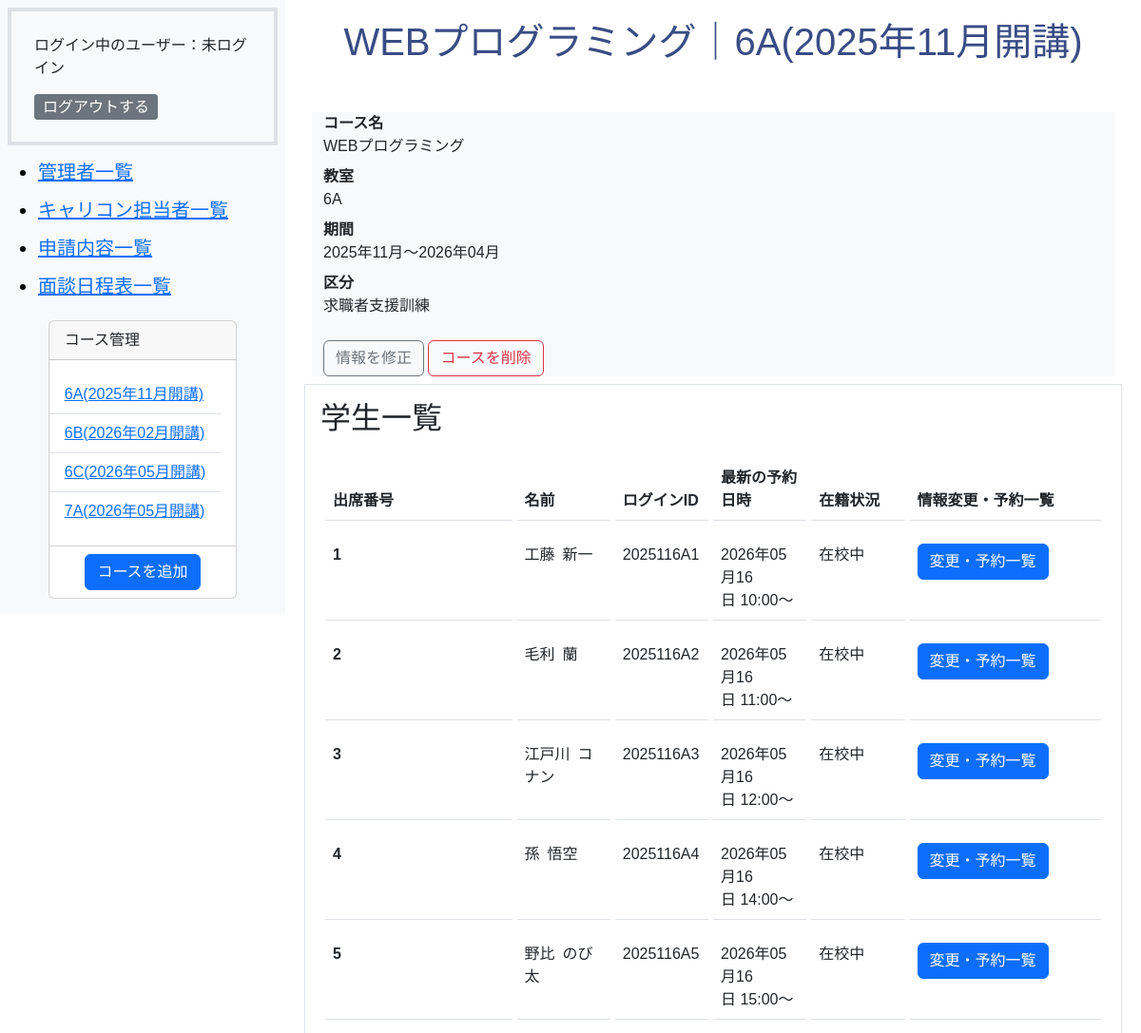
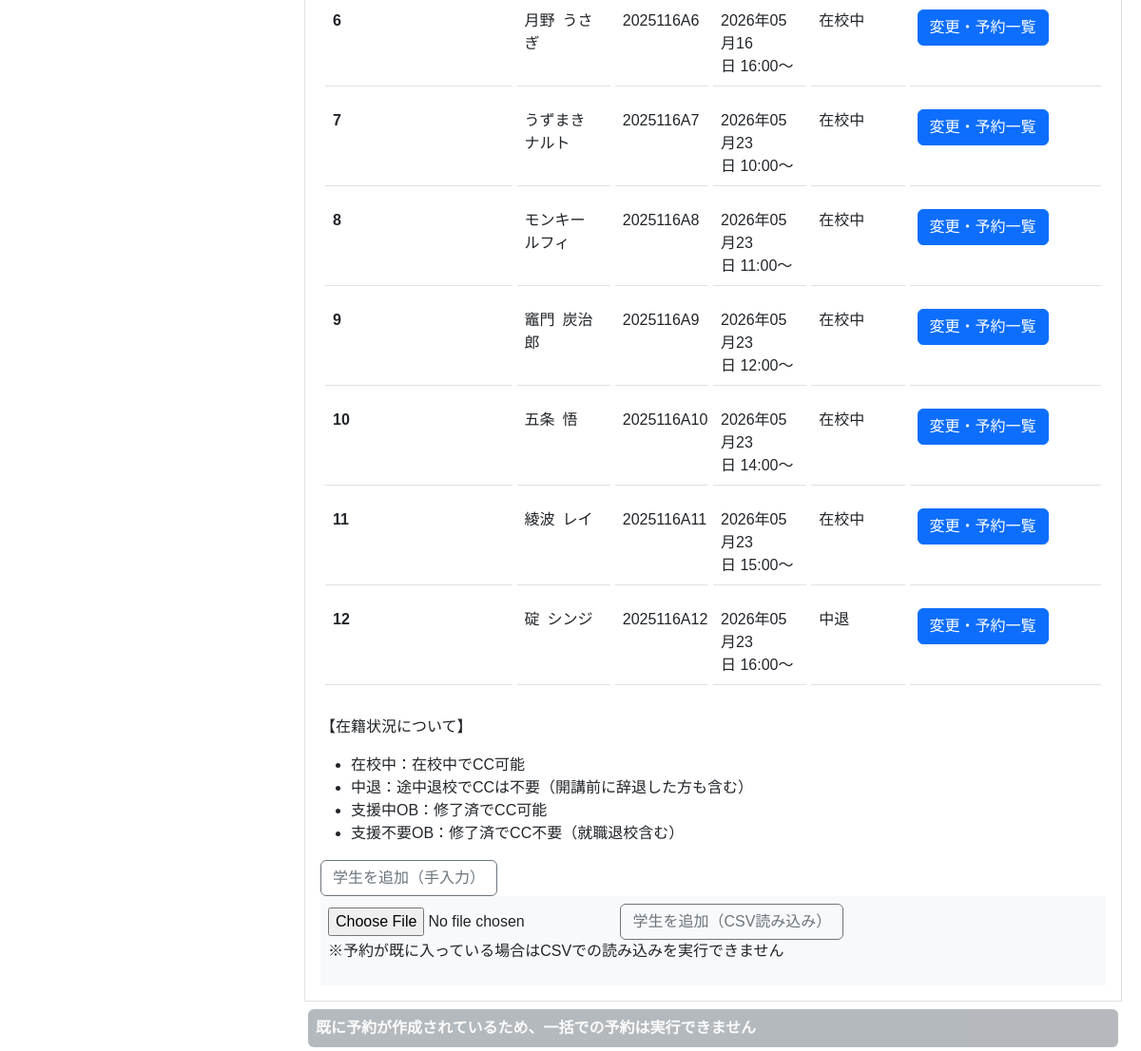
The page /admin/student.php?course_id=1 on the database its author committed (2 pictures, top to bottom).
### tables this page shows
CREATE TABLE `m_courses` (
  `id` int(11) NOT NULL,
  `name` varchar(255) NOT NULL,
  `start_date` date NOT NULL,
  `end_date` date NOT NULL,
  `course_type` int(11) NOT NULL,
  `classroom_id` int(11) NOT NULL,
  `is_deleted` tinyint(1) NOT NULL DEFAULT 0,
  `created_at` datetime NOT NULL DEFAULT current_timestamp(),
  `updated_at` datetime NOT NULL DEFAULT current_timestamp() ON UPDATE current_timestamp()
);

CREATE TABLE `m_classrooms` (
  `id` int(11) NOT NULL,
  `name` varchar(255) NOT NULL,
  `created_at` datetime NOT NULL DEFAULT current_timestamp(),
  `updated_at` datetime NOT NULL DEFAULT current_timestamp() ON UPDATE current_timestamp()
);

CREATE TABLE `m_students` (
  `id` int(11) NOT NULL,
  `student_no` int(11) NOT NULL,
  `last_name` varchar(255) NOT NULL,
  `first_name` varchar(255) NOT NULL,
  `login_id` varchar(255) NOT NULL,
  `password` varchar(255) NOT NULL,
  `course_id` int(11) NOT NULL,
  `enrollment_id` int(11) NOT NULL,
  `is_deleted` tinyint(1) NOT NULL DEFAULT 0,
  `created_at` datetime NOT NULL DEFAULT current_timestamp(),
  `updated_at` datetime NOT NULL DEFAULT current_timestamp() ON UPDATE current_timestamp()
);

### includes/functions.php (called while the page is built, shortened)
<?php
function db_connect()
{
    try {
        $dsn = 'mysql:dbname=' . DB_NAME . ';host=' . DB_HOST . ';charset=utf8mb4';
        $db = new PDO($dsn, DB_USER, DB_PASS);
        $db->setAttribute(PDO::ATTR_ERRMODE, PDO::ERRMODE_EXCEPTION);
        $db->setAttribute(PDO::ATTR_EMULATE_PREPARES, false);
        $db->setAttribute(PDO::ATTR_DEFAULT_FETCH_MODE, PDO::FETCH_ASSOC);
        return $db;
    } catch (PDOException $e) {
        exit('DB接続エラー: ' . $e->getMessage());
    }
}
function h($string)
{
    return htmlspecialchars($string, ENT_QUOTES, 'UTF-8');
}
function format_date($datetime, $type)
{
    $format_types = [
        1 => 'Y年m月d日 H:i:s',
        2 => 'Y年m月',
        3 => 'm月d日',
        4 => 'Y年m月d日',
        5 => 'Y',
        6 => 'm',
    ];
    return date($format_types[$type], strtotime($datetime));
}
function get_classrooms_list()
{
    $room = array();
    try {
        $db = db_connect();
        $sql = 'SELECT * FROM m_classrooms';
        $stmt = $db->prepare($sql);
        $stmt->execute();
        $result = $stmt->fetchAll(PDO::FETCH_ASSOC);
        foreach ($result as $row) {
            $room[$row['id']] = $row['name'];
        }
        return $room;
    } catch (PDOException $e) {
        exit('エラー: ' . $e->getMessage());
    }
}
function get_enrollments_list()
{
    $enrollments_types = array();
    try {
        $db = db_connect();
        $sql = 'SELECT * FROM m_enrollments';
        $stmt = $db->prepare($sql);
        $stmt->execute();
        $result = $stmt->fetchAll(PDO::FETCH_ASSOC);
        foreach ($result as $row) {
            $enrollments_types[$row['id']] = $row['name'];
        }
        return $enrollments_types;
    } catch (PDOException $e) {
        exit('エラー: ' . $e->getMessage());
    }
}
function get_slot_list()
{
    $slot_time = [
        0 => '10:00～',
        1 => '11:00～',
        2 => '12:00～',
        3 => '14:00～',
        4 => '15:00～',
        5 => '16:00～',
    ];
    return $slot_time;
}

### admin/student.php (the view, shortened to what this page needs)
<?php
require_once __DIR__ . '/../includes/functions.php';
$db = db_connect();
$course_id = htmlspecialchars($_GET['course_id']);
try {
    $sql = 'SELECT * FROM m_courses WHERE m_courses.id  = :course_id AND m_courses.is_deleted = 0';
    $stmt = $db->prepare($sql);
    $stmt->bindParam(':course_id', $course_id, PDO::PARAM_INT);
    $stmt->execute();
    $result = $stmt->fetch(PDO::FETCH_ASSOC);
    $sql = 'SELECT * FROM m_students WHERE m_students.course_id  = :course_id AND m_students.is_deleted = 0';
    $stmt = $db->prepare($sql);
    $stmt->bindParam(':course_id', $course_id, PDO::PARAM_INT);
    $stmt->execute();
    $student_result = $stmt->fetchAll(PDO::FETCH_ASSOC);
    $sql = 'SELECT carcon_reservation_details.student_id as student_id,carcon_reservation_details.meeting_type as meeting_type,carcon_reservation_details.slot_index as slot_index,carcon_lines.date as date FROM carcon_reservation_details INNER JOIN carcon_reservations ON carcon_reservation_details.id = carcon_reservations.carcon_reservation_detail_id INNER JOIN carcon_lines ON carcon_lines.id = carcon_reservations.carcon_line_id WHERE carcon_reservations.is_deleted = 0 ORDER BY carcon_lines.date DESC';
    $stmt = $db->prepare($sql);
    $stmt->execute();
    $reservation_result = $stmt->fetchAll(PDO::FETCH_ASSOC);
    $checkSql = "SELECT 1 FROM carcon_reservations r INNER JOIN carcon_reservation_details d ON r.carcon_reservation_detail_id = d.id INNER JOIN m_students s ON d.student_id = s.id WHERE s.course_id = :course_id LIMIT 1";
    $checkStmt = $db->prepare($checkSql);
    $checkStmt->bindValue(':course_id', $course_id, PDO::PARAM_INT);
    $checkStmt->execute();
    $alreadyExists = $checkStmt->fetch() ? true : false;
} catch (PDOException $e) {
    exit('エラー:' . $e->getMessage());
}
$type = get_course_types_list();
$room = get_classrooms_list();
?>
<!DOCTYPE html>
<html lang="ja">
<head>
    <link href="https://cdn.jsdelivr.net/npm/bootstrap@5.3.0/dist/css/bootstrap.min.css" rel="stylesheet">
    <link rel="stylesheet" href="../css/style.css">
</head>
<body class="admin-wrapper">
    <?php
    require dirname(__FILE__) . '/sidebar.php';
    ?>
    <section class="admin-main-wrapper">
        <h1><?php echo h($result['name']) ?>｜<?php echo h($room[$result['classroom_id']]) ?>(<?php echo h(format_date($result['start_date'], 2)) ?>開講)</h1>
        <form class="row card-body bg-light m-2" action="./course_del_do.php" method="post" onsubmit="return confirm('このコースを削除してよろしいですか？')">
            <dl>
                <dt class="col-sm-3">コース名</dt>
                <dd class="col-sm-9"><?php echo h($result['name']) ?></dd>
                <dt class="col-sm-3">教室</dt>
                <dd class="col-sm-9"><?php echo h($room[$result['classroom_id']]) ?></dd>
                <dt class="col-sm-3">期間</dt>
                <dd class="col-sm-9"><?php echo h(format_date($result['start_date'], 2)) ?>～<?php echo h(format_date($result['end_date'], 2)) ?></dd>
                <dt class="col-sm-3">区分</dt>
                <dd class="col-sm-9"><?php echo h($type[$result['course_type']]) ?></dd>
            </dl>
            <div>
                <a href="./course_edit.php?course_id=<?php echo h($result['id']) ?>" class="btn btn-outline-secondary  d-inline-block">情報を修正</a>
                <input type="submit" class="btn btn-outline-danger d-inline-block" value="コースを削除">
            </div>
        </form>
        <div class="border p-3 mt-2 mb-2">
            <h2>学生一覧</h2>
            <table class="table table-hover">
                <thead>
                    <tr>
                        <th scope="col">出席番号</th>
                        <th scope="col">名前</th>
                        <th scope="col">ログインID</th>
                        <th scope="col">最新の予約日時</th>
                        <th scope="col">在籍状況</th>
                        <th scope="col" colspan="2">情報変更・予約一覧</th>
                    </tr>
                </thead>
                <tbody>
                    <?php
                    $enrollments = get_enrollments_list();
                    ?>
                    <?php
                    $slot = get_slot_list();
                    foreach ($student_result as $student):
                    ?>
                        <tr>
                            <th scope="row"><?php echo h($student['student_no']) ?></th>
                            <td><?php echo h($student['last_name']) ?>&ensp;<?php echo h($student['first_name']) ?></td>
                            <td><?php echo h($student['login_id']) ?></td>
                            <td>
                                <?php if (!empty($reservation_result)): ?>
                                    <?php foreach ($reservation_result as $reserve): ?>
                                        <?php $text = "予約はありません" ?>
                                        <?php if ($student['id'] == $reserve['student_id']): ?>
                                            <?php $text = h(format_date($reserve['date'], 4)) . "&nbsp;" . h($slot[$reserve['slot_index']]) ?>
                                            <?php break;  ?>
                                        <?php endif; ?>
                                    <?php endforeach; ?>
                                    <?php echo $text; ?>
                                <?php else: ?>
                                    予約はありません
                                <?php endif; ?>
                            </td>
                            <td><?php echo h($enrollments[$student['enrollment_id']]) ?></td>
                            <td colspan="2"><a href="./student_edit.php?student_id=<?php echo h($student['id']) ?>" class="btn btn-primary d-inline-block">変更・予約一覧</a></td>
                        </tr>
                    <?php endforeach; ?>
                </tbody>
            </table>
            <p>【在籍状況について】</p>
            <ul>
                <li>在校中：在校中でCC可能</li>
                <li>中退：途中退校でCCは不要（開講前に辞退した方も含む）</li>
                <li>支援中OB：修了済でCC可能</li>
                <li>支援不要OB：修了済でCC不要（就職退校含む）</li>
            </ul>
            <a href="./student_add.php?course_id=<?php echo h($course_id) ?>" class="btn btn-outline-secondary  d-inline-block">学生を追加（手入力）</a>
            <form action="student_import_do.php" method="post" enctype="multipart/form-data" class="card-body bg-light p-2">
                <input type="file" name="csv_file" accept=".csv" required>
                <button type="submit" class="btn btn-outline-secondary  d-inline-block">学生を追加（CSV読み込み）</button>
                <p>※予約が既に入っている場合はCSVでの読み込みを実行できません</p>
            </form>
        </div>
        <?php if ($result['course_type'] == 1): ?>
            <p class="opacity-50 p-2 m-1 bg-secondary text-light fw-bold rounded">対象のコースではないため、一括での予約は実行できません</p>
        <?php elseif (!$alreadyExists): ?>
            <a href="./required_add.php?course_id=<?php echo h($result['id']) ?>" class="btn btn-outline-secondary d-inline-block mt-2 mb-2">必須キャリコンの一括予約</a>
        <?php else: ?>
            <p class="opacity-50 p-2 m-1 bg-secondary text-light fw-bold rounded">既に予約が作成されているため、一括での予約は実行できません</p>
        <?php endif; ?>
    </section>
</body>
</html>

### admin/sidebar.php (shortened to what this page needs)
<?php
$sql = "SELECT m_courses.id as course_id,m_courses.name as courses_name, m_courses.is_deleted as m_courses_is_deleted,start_date,m_classrooms.name as classroom_name FROM m_courses INNER JOIN m_classrooms ON m_courses.classroom_id = m_classrooms.id  ORDER BY start_date ASC";
$stmt = $db->prepare($sql);
$stmt->execute();
$course_list = $stmt->fetchAll(PDO::FETCH_ASSOC);
?>
<aside class="admin-sidebar-wrapper bg-light p-2">
    <div class="p-4 border border-4">
        <p class="fs-6">ログイン中のユーザー：<?php echo isset($_SESSION['login_admin_id']) ? $_SESSION['staff_name'] : "未ログイン"; ?></p>
        <a href="./logout.php" class="btn btn-secondary btn-sm fs-6 d-inline">ログアウトする</a>
    </div>
    <nav class="navbar navbar-light bg-light">
        <ul>
            <li class="navbar-brand"><a href="staff.php">管理者一覧</a></li>
            <li class="navbar-brand"><a href="carcon_staff.php">キャリコン担当者一覧</a></li>
            <li class="navbar-brand"><a href="index.php">申請内容一覧</a></li>
            <li class="navbar-brand"><a href="schedule.php">面談日程表一覧</a></li>
        </ul>
        <div id="course" class="card pb-2  m-auto">
            <p class="card-header">コース管理</p>
            <ul class="card-body list-group list-group-flush mb-2">
                <?php
                foreach ($course_list as $course):
                ?>
                    <?php if ($course['m_courses_is_deleted'] == 0): ?>
                        <li class="list-group-item"><a href="student.php?course_id=<?php echo h($course['course_id']) ?>"><?php echo h($course['classroom_name']) ?>(<?php echo h(format_date($course['start_date'], 2)) ?>開講)</a></li>
                    <?php endif; ?>
                <?php endforeach; ?>
            </ul>
            <a href="course_add.php" class="btn btn-primary m-auto">コースを追加</a>
        </div>
    </nav>
</aside>

### css/style.css (style rules this page uses)
.admin-wrapper { display: flex; }
.admin-sidebar-wrapper { width: max(300px, 20%); }
.admin-main-wrapper { width: 80%; padding-inline: 20px; padding-block-start: 20px; margin-inline-start: max(300px, 20%); ; }
aside { position: fixed; }
body { font-family: 'LINE Seed JP', sans-serif; }
table { border-collapse: separate; border-spacing: 5px 16px; table-layout: fixed; width: 100%; }
table td, table th { padding: 1.0rem 0.6rem; }
th:first-child, td:first-child { width: 25%; }
h1 { text-align: center; color: #394C84; margin-bottom: 50px; }
.btn { display: flex; justify-content: space-between; align-items: end; white-space: nowrap; }
.navbar { background-color: #F6F8FB; }

### rows shown on the page
m_courses: classroom.name "6A", start_date "2025年11月", name "WEBプログラミング", classroom "6A", end_date "2026年04月", course_type "求職者支援訓練"
m_courses: classroom.name "6B", start_date "2026年02月"
m_courses: classroom.name "6C", start_date "2026年05月"
m_courses: classroom.name "7A", start_date "2026年05月"
m_students: student_no "1", last_name "工藤", first_name "新一", login "2025116A1", text "2026年05月16日 10:00～", enrollment "在校中"
m_students: student_no "2", last_name "毛利", first_name "蘭", login "2025116A2", text "2026年05月16日 11:00～", enrollment "在校中"
m_students: student_no "3", last_name "江戸川", first_name "コナン", login "2025116A3", text "2026年05月16日 12:00～", enrollment "在校中"
m_students: student_no "4", last_name "孫", first_name "悟空", login "2025116A4", text "2026年05月16日 14:00～", enrollment "在校中"
m_students: student_no "5", last_name "野比", first_name "のび太", login "2025116A5", text "2026年05月16日 15:00～", enrollment "在校中"
m_students: student_no "6", last_name "月野", first_name "うさぎ", login "2025116A6", text "2026年05月16日 16:00～", enrollment "在校中"
m_students: student_no "7", last_name "うずまき", first_name "ナルト", login "2025116A7", text "2026年05月23日 10:00～", enrollment "在校中"
m_students: student_no "8", last_name "モンキー", first_name "ルフィ", login "2025116A8", text "2026年05月23日 11:00～", enrollment "在校中"
m_students: student_no "9", last_name "竈門", first_name "炭治郎", login "2025116A9", text "2026年05月23日 12:00～", enrollment "在校中"
m_students: student_no "10", last_name "五条", first_name "悟", login "2025116A10", text "2026年05月23日 14:00～", enrollment "在校中"
m_students: student_no "11", last_name "綾波", first_name "レイ", login "2025116A11", text "2026年05月23日 15:00～", enrollment "在校中"
m_students: student_no "12", last_name "碇", first_name "シンジ", login "2025116A12", text "2026年05月23日 16:00～", enrollment "中退"
